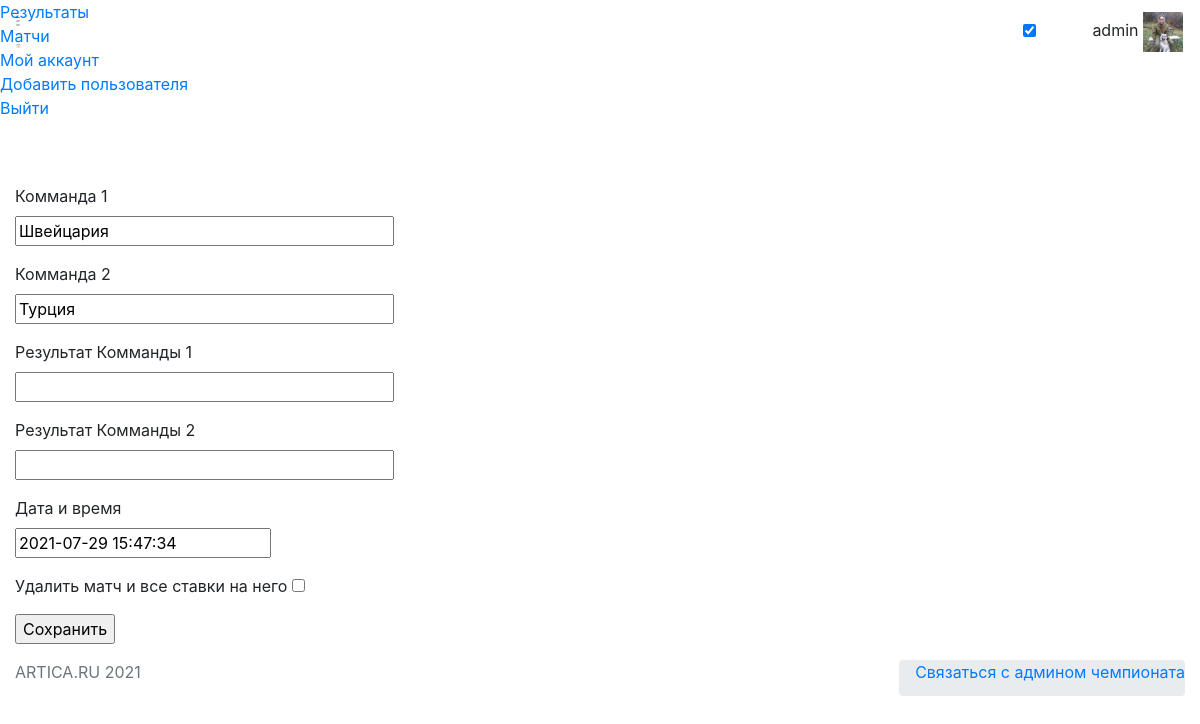
The app's page /editmatchs/23 (signed in) with its own data.
### app/models.py (models this page shows, shortened)
class User(UserMixin, db.Model):
    id = db.Column(db.Integer, primary_key=True)
    username = db.Column(db.String(64), index=True, unique=True)
    email = db.Column(db.String(120), index=True, unique=True)
    password_hash = db.Column(db.String(128))
    pred = db.relationship('Bets', backref='author', lazy='dynamic')
    avatar = db.Column(db.String(128))
    about_me = db.Column(db.String(140))
    fio = db.Column(db.String(140))
    score = db.Column(db.Integer)

class Match(db.Model):
    id = db.Column(db.Integer, primary_key=True)
    team1 = db.Column(db.String(64))
    team2 = db.Column(db.String(64))
    t1_res =  db.Column(db.Integer)
    t2_res = db.Column(db.Integer)
    timestamp = db.Column(db.DateTime, index=True, default=datetime.utcnow)
    completed = db.Column(db.Boolean, default=False)
    bets = relationship (
        "Bets" ,
        backref="match" ,
        cascade="all, delete")

### app/routes.py (the view, shortened to what this page needs)
@app.route('/editmatchs/<match_id>', methods=['GET', 'POST'])
@login_required
def editmatchs(match_id):
    if current_user.username == 'admin':
        edit = Match.query.filter_by(id=match_id).first_or_404()
        form = MatchEditForm()
        return render_template('editmatch.html', form=form, edit=edit)
    else:
        return redirect(url_for('matchs'))
    return redirect(url_for('matchs'))

### app/forms.py
class MatchEditForm(FlaskForm):
    team1 = StringField('Комманда 1', validators=[DataRequired()])
    team2 = StringField('Комманда 2', validators=[DataRequired()])
    t1_res = StringField('Результат Комманды 1')
    t2_res = StringField('Результат Комманды 2')
    datetime = DateTimeField('Дата и время', validators=[DataRequired()], default= datetime.utcnow())
    submit = SubmitField('Сохранить')
    delete = BooleanField( 'Удалить матч' )

### app/models.py (called while the page is built)
@login.user_loader
def load_user(id):
    return User.query.get(int(id))

### app/templates/editmatch.html (shortened to what this page needs)
{% extends  'base.html' %}
{% block content%}
<form action="" method="post" novalidate>
    <p>
        {{ form.team1.label }}<br>
        {{ form.team1(size=32, value=edit.team1) }}<br>
    </p>
    <p>
        {{ form.team2.label }}<br>
        {{ form.team2(size=32, value=edit.team2) }}<br>
    </p>
    <p>
        {{ form.t1_res.label }}<br>
        {{ form.t1_res(size=32, value=edit.t1_res) }}<br>
    </p>
    <p>
        {{ form.t2_res.label }}<br>
        {{ form.t2_res(size=32, value=edit.t2_res) }}<br>
    </p>
    <p>
        {{ form.datetime.label }}<br>
        {{ form.datetime (value=edit.timestamp)}}<br>
    </p>
    <p>
    Удалить матч и все ставки на него
    {{ form.delete() }}
    </p>
    <p>{{ form.submit() }}</p>
</form>
{% endblock %}

### app/templates/base.html (shortened to what this page needs)
<!DOCTYPE html>
<html lang="en">
<head>
    <link rel="stylesheet" href="https://starbets.herokuapp.com/static/font/iconsmind-s/css/iconsminds.css"/>
    <link rel="stylesheet"
          href="https://starbets.herokuapp.com/static/font/simple-line-icons/css/simple-line-icons.css"/>
    <link rel="stylesheet" href="https://starbets.herokuapp.com/static/css/vendor/bootstrap.min.css"/>
    <link rel="stylesheet" href="https://starbets.herokuapp.com/static/css/vendor/bootstrap.rtl.only.min.css"/>
    <link rel="stylesheet" href="https://starbets.herokuapp.com/static/css/vendor/fullcalendar.min.css"/>
    <link rel="stylesheet" href="https://starbets.herokuapp.com/static/css/vendor/dataTables.bootstrap4.min.css"/>
    <link rel="stylesheet"
          href="https://starbets.herokuapp.com/static/css/vendor/datatables.responsive.bootstrap4.min.css"/>
    <link rel="stylesheet" href="https://starbets.herokuapp.com/static/css/vendor/select2.min.css"/>
    <link rel="stylesheet" href="https://starbets.herokuapp.com/static/css/vendor/select2-bootstrap.min.css"/>
    <link rel="stylesheet" href="https://starbets.herokuapp.com/static/css/vendor/perfect-scrollbar.css"/>
    <link rel="stylesheet" href="https://starbets.herokuapp.com/static/css/vendor/glide.core.min.css"/>
    <link rel="stylesheet" href="https://starbets.herokuapp.com/static/css/vendor/bootstrap-stars.css"/>
    <link rel="stylesheet" href="https://starbets.herokuapp.com/static/css/vendor/nouislider.min.css"/>
    <link rel="stylesheet" href="https://starbets.herokuapp.com/static/css/vendor/bootstrap-datepicker3.min.css"/>
    <link rel="stylesheet" href="https://starbets.herokuapp.com/static/css/vendor/component-custom-switch.min.css"/>
    <link rel="stylesheet" href="https://starbets.herokuapp.com/static/css/main.css"/>
</head>
<body id="app-container" class="menu-default show-spinner">
<nav class="navbar fixed-top">
    <div class="d-flex align-items-center navbar-left">
        <a href="#" class="menu-button d-none d-md-block">
            <svg class="main" xmlns="http://www.w3.org/2000/svg" viewBox="0 0 9 17">
                <rect x="0.48" y="0.5" width="7" height="1"/>
                <rect x="0.48" y="7.5" width="7" height="1"/>
                <rect x="0.48" y="15.5" width="7" height="1"/>
            </svg>
            <svg class="sub" xmlns="http://www.w3.org/2000/svg" viewBox="0 0 18 17">
                <rect x="1.56" y="0.5" width="16" height="1"/>
                <rect x="1.56" y="7.5" width="16" height="1"/>
                <rect x="1.56" y="15.5" width="16" height="1"/>
            </svg>
        </a>
    </div>
    <div class="navbar-right">
        <div class="header-icons d-inline-block align-middle">
            <div class="d-none d-md-inline-block align-text-bottom mr-3">
                <div class="custom-switch custom-switch-primary-inverse custom-switch-small pl-1"
                     data-toggle="tooltip" data-placement="left" title="Dark Mode">
                    <input class="custom-switch-input" id="switchDark" type="checkbox" checked>
                </div>
            </div>
            <button class="header-icon btn btn-empty d-none d-sm-inline-block" type="button" id="fullScreenButton">
            </button>
        </div>
        {% if current_user.is_anonymous %}{% else %}
        <div class="user d-inline-block">
            <button class="btn btn-empty p-0" type="button" data-toggle="dropdown" aria-haspopup="true"
                    aria-expanded="false">
                <span class="name">{{ current_user.username }}</span>
                <span>
                        <img style="object-fit: cover; width: 40px; height: 40px;" alt="Profile picture"
                             src="{{'static/'+current_user.avatar}}"/>
                    </span>
            </button>
        </div>
        {% endif %}
    </div>
</nav>
<div class="menu">
    <div class="main-menu">
        <div class="scroll">
            <ul class="list-unstyled">
                {% if current_user.is_anonymous %}
                <li>
                    <a href="{{ url_for('login') }}">
                        <i class="simple-icon-login"></i> Войти
                    </a>
                </li>
                {% else %}
                <li {% block active %}{% endblock %}>
                    <a href="/">
                        <span>Результаты</span>
                    </a>
                </li>
                <li {% block activematch %}{% endblock %}>
                    <a href="{{ url_for('matchs') }}">
                         Матчи
                    </a>
                </li>
                <li {% block activeacc %}{% endblock %}>
                    <a href="{{ url_for('user', username=current_user.username) }}">
                         Мой аккаунт
                    </a>
                </li>
                <li>
                    {% if current_user.username == 'admin' %}
                    <a href="{{ url_for('register') }}">
                         Добавить пользователя
                    </a>
                    {% endif %}
                </li>
                <li>
                    <a href="{{ url_for('logout') }}">
                         Выйти
                    </a>
                </li>
                {% endif %}
            </ul>
        </div>
    </div>
</div>
<main>
    <div class="container-fluid">
        <div class="row">
            <div class="col-12">
            </div>
        </div>
        {% block content%}
        {% endblock %}
    </div>
</main>
<footer class="page-footer">
    <div class="footer-content">
        <div class="container-fluid">
            <div class="row">
                <div class="col-12 col-sm-6">
                    <p class="mb-0 text-muted">ARTICA.RU 2021</p>
                </div>
                <div class="col-sm-6 d-none d-sm-block">
                    <ul class="breadcrumb pt-0 pr-0 float-right">
                        <li class="breadcrumb-item mb-0">
                            <a href="tel:+79132344444" class="btn-link">Связаться с админом чемпионата</a>
                        </li>
                    </ul>
                </div>
            </div>
        </div>
    </div>
</footer>
</body>
</html>

### records on screen
User: username "admin", avatar (picture)
Match: team1 "Швейцария", team2 "Турция"
